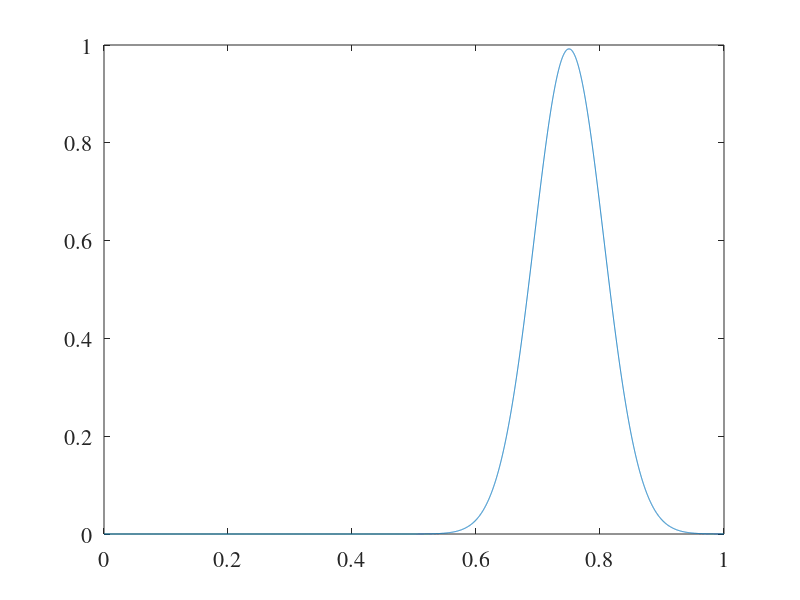

MATLAB code to generate this figure: (Note: this script raises an error after producing the figure.)
clc
clear all
close all

c = 1;
L = 1;
h = 1e-4;
x = 0:h:L;
N = length(x);
CFL = 0.5;
dt = CFL*h/c;
tf = 0.5;

%% Matrices de diferenciacion

A1 = speye(N);
A1(1,1) = 0;

A2 = spdiags([ones(N,1) -ones(N,1)], [0 -1], N, N);
A2(1,1) = 0;

%% Inicializacion

u0 = sparse(exp(-10*(4*x - 1).^2)');
u0(1) = 0;

%% Simulacion

% Primer paso temporal (metodo de Euler)
u1 = sparse(-c*dt/h*A2*u0 + u0);

uold2 = u0;
uold1 = u1;

figure(1)
plot(x, u1)
ylim([0 1])

for t = 2*dt:dt:tf
    
    u = A1*uold1 - 1.5*c*(dt/h)*A2*uold1 + 0.5*c*(dt/h)*A2*uold2;
    u(1) = 0;
    
    uold2 = uold1;
    uold1 = u;
    
    t = t + dt;
    
%     figure(1)
%     plot(x, u)
%     ylim([0 1])
%     
%     pause(0.0625)
%     drawnow
end

figure(1)
plot(x, u)
set(gca, 'FontSize', 16, 'fontname', 'times')
ylim([0 1])

%% Solucion teorica
uTeo = fTeo(x, c, t);

figure(1),
hold on
plot(x, uTeo)

h = legend('Adams-Bashforth', 'Theoretical', 'location', 'best');
h.FontSize = 16;